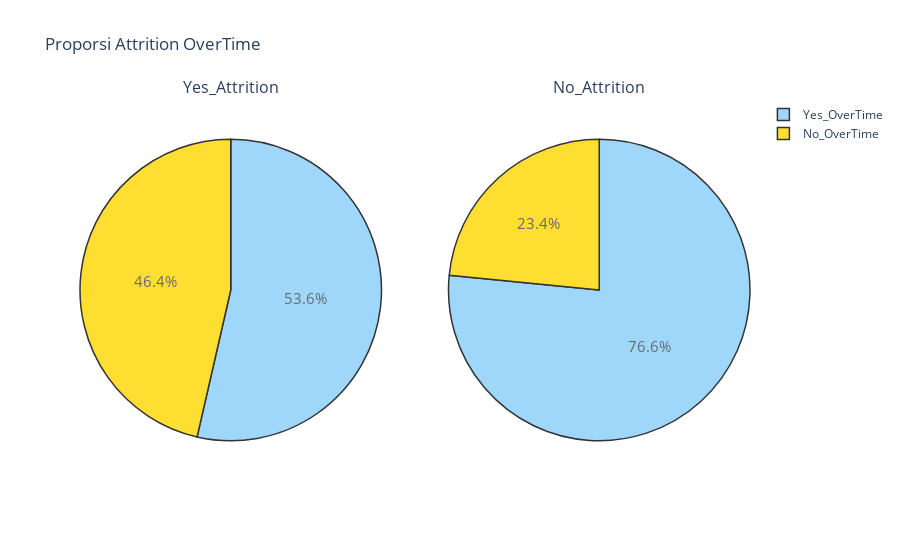

Notebook source saved alongside this figure:
### Code cell
fig = make_subplots(1, 2, specs=[[{'type':'domain'}, {'type':'domain'}]], subplot_titles=['Yes_Attrition', 'No_Attrition'])
Yes_Attrition = df[(df['Attrition'] == 1)]['OverTime'].value_counts()
No_Attrition = df[(df['Attrition'] == 0)]['OverTime'].value_counts()

fig.add_trace(go.Pie(labels = ["Yes_OverTime", "No_OverTime"], values = Yes_Attrition,
                     textfont=dict(size=15), opacity = 0.8,
                     name='Yes_Attrition',
                     marker=dict(colors=['lightskyblue','gold'], 
                                 line=dict(color='#000000', width=1.5))), 1, 1 )
fig.add_trace(go.Pie(labels = ["Yes_OverTime", "No_OverTime"], values = No_Attrition, 
                     textfont=dict(size=15), opacity = 0.8,
                     name='No_Attrition',
                     marker=dict(colors=['lightskyblue','gold'],
                                 line=dict(color='#000000', width=1.5))), 1, 2)


fig.update_layout(title_text =  'Proporsi Attrition OverTime')
           
#fig = dict(data = [trace, trace2], layout=layout)
py.iplot(fig)

### Figure 1 — Plotly figure (JSON) as saved in the notebook; plotly's stock layout.template omitted (floating-point values rounded to 4 significant figures)
{"data": [{"domain": {"x": [0, 0.45], "y": [0, 1]}, "labels": ["Yes_OverTime", "No_OverTime"], "marker": {"colors": ["lightskyblue", "gold"], "line": {"color": "#000000", "width": 1.5}}, "name": "Yes_Attrition", "opacity": 0.8, "textfont": {"size": 15}, "type": "pie", "values": [127, 110]}, {"domain": {"x": [0.55, 1], "y": [0, 1]}, "labels": ["Yes_OverTime", "No_OverTime"], "marker": {"colors": ["lightskyblue", "gold"], "line": {"color": "#000000", "width": 1.5}}, "name": "No_Attrition", "opacity": 0.8, "textfont": {"size": 15}, "type": "pie", "values": [944, 289]}], "layout": {"annotations": [{"font": {"size": 16}, "showarrow": false, "text": "Yes_Attrition", "x": 0.225, "xanchor": "center", "xref": "paper", "y": 1, "yanchor": "bottom", "yref": "paper"}, {"font": {"size": 16}, "showarrow": false, "text": "No_Attrition", "x": 0.775, "xanchor": "center", "xref": "paper", "y": 1, "yanchor": "bottom", "yref": "paper"}], "title": {"text": "Proporsi Attrition OverTime"}}}
